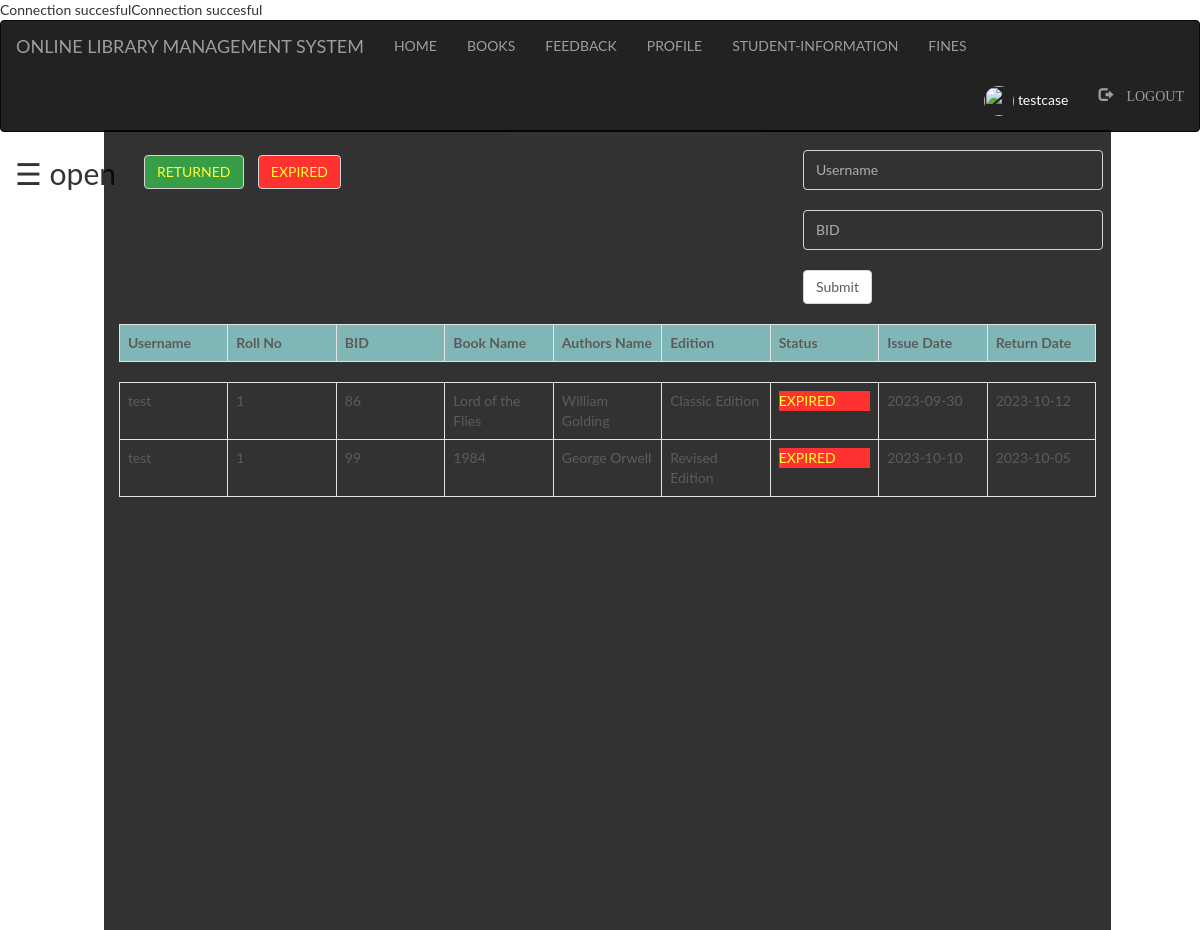
The page /admin/expired.php (signed in) on the database its author committed.
### tables this page shows
CREATE TABLE `student` (
  `id` int(100) NOT NULL,
  `first` varchar(100) NOT NULL,
  `last` varchar(100) NOT NULL,
  `username` varchar(100) NOT NULL,
  `password` varchar(100) NOT NULL,
  `rollno` int(100) NOT NULL,
  `email` varchar(100) NOT NULL,
  `phoneno` int(250) NOT NULL,
  `semester` int(100) NOT NULL,
  `pic` int(250) NOT NULL
);

CREATE TABLE `books` (
  `bid` int(100) NOT NULL,
  `name` varchar(100) NOT NULL,
  `authors` varchar(100) NOT NULL,
  `edition` varchar(100) NOT NULL,
  `status` varchar(100) NOT NULL,
  `quantity` int(100) NOT NULL,
  `department` varchar(100) NOT NULL
);

CREATE TABLE `issue_info` (
  `bid` int(100) NOT NULL,
  `username` varchar(100) NOT NULL,
  `approve` varchar(100) NOT NULL,
  `issue` date NOT NULL,
  `return` date NOT NULL
);

### admin/expired.php (the view, shortened to what this page needs)
<?php
  include "connection.php";
  include "navbar.php";
?>
<!DOCTYPE html>
<html>
<head>
</head>
<body>
<div id="main">
  <span style="font-size:30px;cursor:pointer" onclick="openNav()">&#9776; open</span>
  <div class="container">
    <?php
      if(isset($_SESSION['login_user']))
      {
        ?>
      <div style="float: left; padding: 25px;">
      <form method="post" action="">
          <button name="submit2" type="submit" class="btn btn-default" style="background-color: #06861a; color: yellow;">RETURNED</button>
          <button name="submit3" type="submit" class="btn btn-default" style="background-color: red; color: yellow;">EXPIRED</button>
      </form>
      </div>
          <div class="srch" >
          <br>
          <form method="post" action="" name="form1">
            <input type="text" name="username" class="form-control" placeholder="Username" required=""><br>
            <input type="text" name="bid" class="form-control" placeholder="BID" required=""><br>
            <button class="btn btn-default" name="submit" type="submit">Submit</button><br><br>
          </form>
        </div>
        <?php
      }
         $ret='<p style="color:yellow; background-color:green;">RETURNED</p>';
        if(isset($_POST['submit2']))
        {
        $sql="SELECT student.username,rollno,books.bid,name,authors,edition,approve,issue,issue_info.return FROM student inner join issue_info ON student.username=issue_info.username inner join books ON issue_info.bid=books.bid WHERE issue_info.approve ='$ret' ORDER BY `issue_info`.`return` DESC";
        $res=mysqli_query($db,$sql);
        }
        else
        {
        $sql="SELECT student.username,rollno,books.bid,name,authors,edition,approve,issue,issue_info.return FROM student inner join issue_info ON student.username=issue_info.username inner join books ON issue_info.bid=books.bid WHERE issue_info.approve !='' and issue_info.approve !='Yes' ORDER BY `issue_info`.`return` DESC";
        $res=mysqli_query($db,$sql);
        }
        echo "<table class='table table-bordered' style='width:100%;' >";
        echo "<tr style='background-color: #6db6b9e6;'>";
        echo "<th>"; echo "Username";  echo "</th>";
        echo "<th>"; echo "Roll No";  echo "</th>";
        echo "<th>"; echo "BID";  echo "</th>";
        echo "<th>"; echo "Book Name";  echo "</th>";
        echo "<th>"; echo "Authors Name";  echo "</th>";
        echo "<th>"; echo "Edition";  echo "</th>";
        echo "<th>"; echo "Status";  echo "</th>";
        echo "<th>"; echo "Issue Date";  echo "</th>";
        echo "<th>"; echo "Return Date";  echo "</th>";
      echo "</tr>";
      echo "</table>";
       echo "<div class='scroll'>";
        echo "<table class='table table-bordered' >";
      while($row=mysqli_fetch_assoc($res))
      {
        echo "<tr>";
          echo "<td>"; echo $row['username']; echo "</td>";
          echo "<td>"; echo $row['rollno']; echo "</td>";
          echo "<td>"; echo $row['bid']; echo "</td>";
          echo "<td>"; echo $row['name']; echo "</td>";
          echo "<td>"; echo $row['authors']; echo "</td>";
          echo "<td>"; echo $row['edition']; echo "</td>";
          echo "<td>"; echo $row['approve']; echo "</td>";
          echo "<td>"; echo $row['issue']; echo "</td>";
          echo "<td>"; echo $row['return']; echo "</td>";
        echo "</tr>";
      }
    echo "</table>";
        echo "</div>";
    ?>
  </div>
</div>
</body>
</html>

### admin/style.css (style rules this page uses)
html, body, div, span, object, iframe, h1, h2, h3, h4, h5, h6, p, blockquote, pre, abbr, address, cite, code, del, dfn, em, img, ins, kbd, q, samp, small, strong, sub, sup, var, b, i, dl, dt, dd, ol, ul, li, fieldset, form, label, legend, table, caption, tbody, tfoot, thead, tr, th, td, article, aside, canvas, details, figcaption, figure, footer, header, hgroup, menu, nav, section, summary, time, mark, audio, video { margin:0; padding:0; border:0; outline:0; font-size:100%; vertical-align:baseline; background:transparent; }
body { line-height:1; }
table { border-collapse:collapse; border-spacing:0; }
input, select { vertical-align:middle; }
input { height: 25px; width: 300px; }

### admin/expired.php (style rules this page uses)
.srch { padding-left: 70%; }
.form-control { width: 300px; height: 40px; background-color: black; color: white; }
body { background-image: url("images/aa.jpg"); background-repeat: no-repeat; font-family: "Lato", sans-serif; transition: background-color .5s; }
#main { transition: margin-left .5s; padding-left: 15px; }
.container { height: 800px; width: 85%; background-color: black; opacity: .8; color: white; margin-top: -65px; }
.scroll { width: 100%; height: 400px; overflow: auto; }
th,td { width: 10%; }

### rows shown on the page
student: username "test", rollno "1", books.bid "86", books.name "Lord of the Flies", books.authors "William Golding", books.edition "Classic Edition", issue_info.approve "EXPIRED", issue_info.issue "2023-09-30", issue_info.return "2023-10-12", books.bid "99", books.name "1984", books.authors "George Orwell", books.edition "Revised Edition", issue_info.issue "2023-10-10", issue_info.return "2023-10-05"

### other values the page prints
$_SESSION['login_user'] "testcase"
